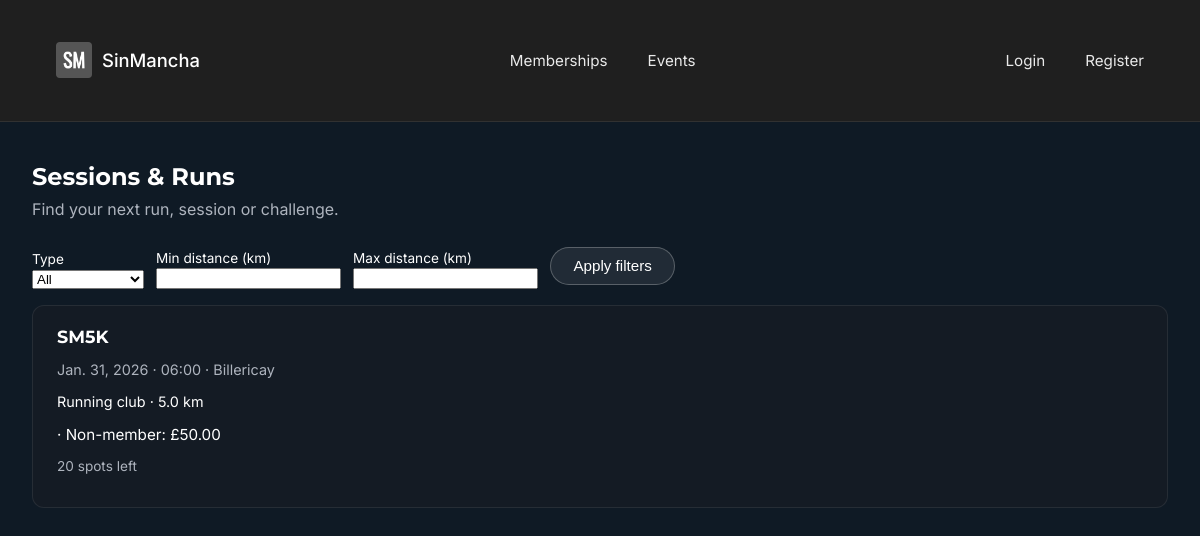
Screenshot of /events/ with the database file from the repository.
### club/models.py (models this page shows, shortened)
class Event(models.Model):
    trainer = models.ForeignKey(
        TrainerProfile,
        on_delete=models.CASCADE,
        related_name="events",
        null=True,
        blank=True,
    )
    title = models.CharField(max_length=200)
    description = models.TextField(blank=True)
    date = models.DateField()
    start_time = models.TimeField()
    end_time = models.TimeField(blank=True, null=True)
    location = models.CharField(max_length=255, blank=True)
    EVENT_TYPE_CHOICES = [
        ("running_club", "Running club"),
        ("class", "Class / session"),
        ("challenge", "Challenge (e.g. 1000 burpees)"),
    ]
    event_type = models.CharField(
        max_length=20,
        choices=EVENT_TYPE_CHOICES,
        default="class",
    )
    distance_km = models.DecimalField(
        max_digits=4,
        decimal_places=1,
        blank=True,
        null=True,
        help_text="Optional: for running events.",
    )
    target_reps = models.PositiveIntegerField(
        blank=True,
        null=True,
        help_text="Optional: for challenge events (e.g. 1000 burpees).",
    )
    capacity = models.PositiveIntegerField(default=20)
    is_cancelled = models.BooleanField(default=False)
    price_non_member = models.DecimalField(
        max_digits=7,
        decimal_places=2,
        null=True,
        blank=True,
        help_text="Leave blank if this event is free for non-members.",
    )
    price_member = models.DecimalField(
        max_digits=7,
        decimal_places=2,
        null=True,
        blank=True,
        help_text="Leave blank if this event is free for members.",
    )
    class Meta:
        ordering = ["date", "start_time"]
    @property
    def registrations_count(self):
        return self.registrations.filter(status="booked").count()
    @property
    def spots_left(self):
        return max(self.capacity - self.registrations_count, 0)
    @property
    def is_full(self):
        return self.spots_left <= 0

### club/views.py (the view)
# urls.py: path("events/", views.EventsView.as_view(), name="events"),
class EventsView(ListView):
    model = Event
    template_name = "events.html"
    context_object_name = "events"
    def get_queryset(self):
        queryset = Event.objects.filter(
            date__gte=timezone.now().date(), is_cancelled=False
        )
        if self.request.user.is_authenticated and hasattr(
            self.request.user, "client_profile"
        ):
            trainer = self.request.user.client_profile.primary_trainer
            if trainer:
                queryset = queryset.filter(trainer=trainer)
        type_filter = self.request.GET.get("type")
        if type_filter:
            queryset = queryset.filter(event_type=type_filter)
        min_distance = self.request.GET.get("min_distance")
        if min_distance:
            try:
                queryset = queryset.filter(distance_km__gte=float(min_distance))
            except ValueError:
                pass
        max_distance = self.request.GET.get("max_distance")
        if max_distance:
            try:
                queryset = queryset.filter(distance_km__lte=float(max_distance))
            except ValueError:
                pass
        return queryset
    def get_context_data(self, **kwargs):
        context = super().get_context_data(**kwargs)
        context["type_filter"] = self.request.GET.get("type")
        context["min_distance"] = self.request.GET.get("min_distance")
        context["max_distance"] = self.request.GET.get("max_distance")
        return context

### templates/events.html (shortened to what this page needs)
{% extends "base.html" %}
{% block content %}
<section class="page-header">
  <h1>Sessions & Runs</h1>
  <p>Find your next run, session or challenge.</p>
</section>
<section class="container" style="padding-top: 0; padding-bottom: 1rem;">
  <form method="get" class="filters-form" style="display:flex; flex-wrap:wrap; gap:0.75rem; align-items:flex-end;">
    <div>
      <label style="font-size:0.85rem;">Type</label><br>
      <select name="type">
        <option value="">All</option>
      </select>
    </div>
    <div>
      <label style="font-size:0.85rem;">Min distance (km)</label><br>
      <input type="number" step="0.1" name="min_distance" value="{{ min_distance }}">
    </div>
    <div>
      <label style="font-size:0.85rem;">Max distance (km)</label><br>
      <input type="number" step="0.1" name="max_distance" value="{{ max_distance }}">
    </div>
    <div>
      <button type="submit" class="btn btn-secondary">Apply filters</button>
    </div>
  </form>
</section>
<section class="events-list">
  {% if events %}
    {% for event in events %}
      <article class="event-card">
        <h2>
          <a href="{% url 'event_detail' event.id %}">{{ event.title }}</a>
        </h2>
        <p class="event-meta">
          {{ event.date }} · {{ event.start_time|time:"H:i" }}
          {% if event.location %} · {{ event.location }}{% endif %}
        </p>
        <p class="event-type">
          {{ event.get_event_type_display }}
          {% if event.distance_km %} · {{ event.distance_km }} km{% endif %}
        </p>
        {% if event.price_member or event.price_non_member %}
          <p class="event-price">
            {% if event.price_non_member %} · Non-member: £{{ event.price_non_member }}{% endif %}
          </p>
        {% else %}
          <p class="event-price event-free">Free</p>
        {% endif %}
        <p class="event-spots">
          {% if event.is_full %}
            Fully booked
          {% else %}
            {{ event.spots_left }} spots left
          {% endif %}
        </p>
      </article>
    {% endfor %}
  {% else %}
    <p style="padding: 0 2rem 2rem;">No upcoming events yet.</p>
  {% endif %}
</section>
{% endblock %}

### static/css/style.css (style rules this page uses)
:root { --primary-color: #1F1F1F; --accent-color: #6ec74b; --neutral-color: #FFFFFF; --secondary-neutral: #AEB4BE; --success-color: #78C957; --text-color: #FFFFFF; --background-color: #0F1A25; }
*, *::before, *::after { box-sizing: border-box; }
body { font-family: 'Inter', sans-serif; color: var(--text-color); background-color: var(--background-color); margin: 0; padding: 0; }
h1, h2, h3, h4, h5, h6 { font-family: 'Montserrat', sans-serif; color: var(--neutral-color); margin-top: 0; }
.container { max-width: 1200px; margin: 0 auto; padding: 2rem; }
.btn { background-color: var(--accent-color); color: var(--neutral-color); border: none; padding: 0.6rem 1.4rem; text-decoration: none; display: inline-block; margin: 0.25rem 0; cursor: pointer; transition: 0.25s ease; border-radius: 999px; font-size: 0.95rem; font-weight: 500; }
.btn-secondary { background: rgba(255,255,255,0.08); color: white; border: 1px solid rgba(255,255,255,0.25); }
.page-header { padding: 2.5rem 2rem 1.5rem; }
.page-header h1 { margin-bottom: 0.5rem; }
.page-header p { color: var(--secondary-neutral); margin: 0; }
.events-list { padding: 0 2rem 2.5rem; display: grid; grid-template-columns: repeat(auto-fit, minmax(260px, 1fr)); gap: 1.5rem; }
.event-card { background: #141b24; border-radius: 0.75rem; padding: 1.25rem 1.5rem; border: 1px solid rgba(255,255,255,0.08); }
.event-card h2 { font-size: 1.1rem; margin-bottom: 0.4rem; }
.event-card h2 a { color: var(--neutral-color); text-decoration: none; }
.event-meta { font-size: 0.9rem; color: var(--secondary-neutral); margin-bottom: 0.4rem; }
.event-type { font-size: 0.9rem; margin-bottom: 0.4rem; }
.event-price { font-size: 0.95rem; margin-bottom: 0.4rem; }
.event-spots { font-size: 0.85rem; color: var(--secondary-neutral); }

### rows the page displays
Event: title "SM5K", date "Jan. 31, 2026", start_time "06:00", location "Billericay", event_type "Running club", distance_km "5.0", price_non_member "50.00", spots_left "20"
